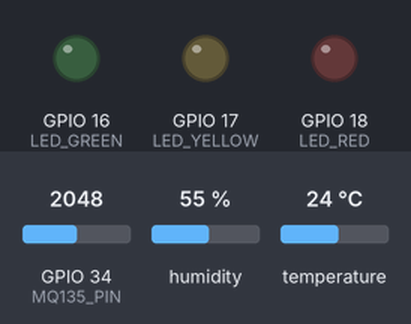
This sketch was run on a simulated ESP32. Shown: output pins drawn as LEDs (lit = HIGH). The test bench sets the inputs (shaded band); at power-on: GPIO 34 (MQ135_PIN) = 2048, humidity 55 %, temperature 24 °C. WiFi joins after 1.5 s; servers stay silent unless stated; uploads are accepted with an empty reply; what the sketch prints to the serial monitor is not drawn.

Above: at 18.2 s.
At 30.2 s:
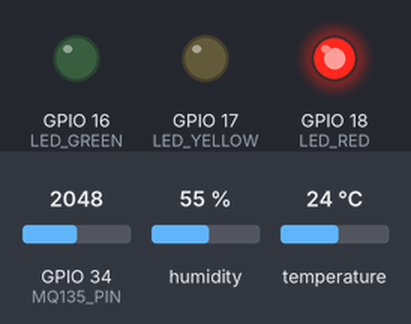
At 30.36 s:
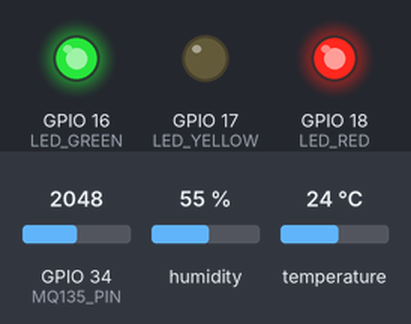
Timing chart, 0 to 40.9 s (numbered marks = the images above):
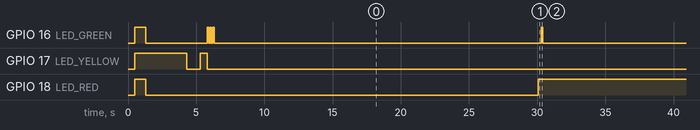

The sketch:

nyarugenge_sensor.ino
```cpp
/**
 * ============================================================
 *  NYARUGENGE MINI MARKET — IoT Sensor Node
 *  Target: ESP32 (any 38-pin or 30-pin variant)
 * ============================================================
 *
 *  WIRING
 *  ──────────────────────────────────────────────────────────
 *  Sensor / Component     ESP32 Pin   Notes
 *  ─────────────────────  ─────────   ──────────────────────
 *  DHT11  DATA            GPIO 4      10kΩ pull-up to 3.3V
 *  DHT11  VCC             3.3V
 *  DHT11  GND             GND
 *
 *  MQ-135 AO (analog)     GPIO 32     ADC1_CH4 (0-3.3V)
 *  MQ-135 VCC             5V          Needs 5V for heater
 *  MQ-135 GND             GND
 *
 *  Green  LED (Normal)    GPIO 16     220Ω resistor to GND
 *  Yellow LED (Warning)   GPIO 17     220Ω resistor to GND
 *  Red    LED (Danger)    GPIO 18     220Ω resistor to GND
 *
 *  ──────────────────────────────────────────────────────────
 *  REQUIRED LIBRARIES (install via Arduino Library Manager)
 *  ──────────────────────────────────────────────────────────
 *  - DHT sensor library  by Adafruit  (v1.4.x)
 *  - Adafruit Unified Sensor          (dependency)
 *  - ArduinoJson                      (v7.x)
 *  - WiFi                             (built-in ESP32)
 *  - HTTPClient                       (built-in ESP32)
 * ============================================================
 */

#include <Arduino.h>
#include <WiFi.h>
#include <HTTPClient.h>
#include <ArduinoJson.h>
#include "DHT.h"

// ─── USER CONFIGURATION ──────────────────────────────────────
// Change these values for each device you deploy

#define WIFI_SSID        "Net"       // ← your WiFi name
#define WIFI_PASSWORD    "00000000"    // ← your WiFi password

// Must match a device registered in the admin dashboard
#define DEVICE_UID       "ESP32-14D412"          // ← unique per device

// Server URL — use your local IP when running XAMPP locally
// e.g. "http://192.168.1.100/NYARUGENGE-Mini-Market/public/api/iot/readings"
// For artisan serve: "http://192.168.1.102:8000/api/iot/readings"
// For production: "https://yourdomain.rw/api/iot/readings"
#define SERVER_URL       "http://192.168.1.102:8000/api/iot/readings"

// How often to send data (milliseconds)
#define SEND_INTERVAL_MS  30000   // 30 seconds

// ─── PIN DEFINITIONS ─────────────────────────────────────────
#define DHT_PIN          4        // DHT11 DATA
#define DHT_TYPE         DHT11

#define MQ135_PIN        34       // MQ-135 Analog Out (ADC1)

#define LED_GREEN        16       // Normal (all values safe)
#define LED_YELLOW       17       // Warning (one value near limit)
#define LED_RED          18       // Danger  (threshold breached)

// ─── THRESHOLDS (local LED logic — mirrors server thresholds) ─
#define TEMP_MAX         35.0f    // °C
#define TEMP_MIN          5.0f    // °C
#define HUMIDITY_MAX     80.0f    // %
#define HUMIDITY_MIN     20.0f    // %
#define GAS_MAX         130.0f    // ppm equivalent (raw ADC mapped)

// MQ-135 raw ADC → ppm mapping (linear approximation)
// Calibrate this for your specific sensor & environment
#define MQ135_ADC_MAX   4095      // ESP32 ADC 12-bit
#define MQ135_PPM_MAX   1000.0f   // ppm at ADC max

// ─── GLOBALS ─────────────────────────────────────────────────
DHT dht(DHT_PIN, DHT_TYPE);

unsigned long lastSendTime = 0;
bool wifiConnected         = false;
int  failCount             = 0;

// ─── FUNCTION DECLARATIONS ───────────────────────────────────
void connectWifi();
float readGasPPM();
void  setStatusLED(float temp, float humidity, float gas);
bool  postReading(float temp, float humidity, float gas);
void  blinkLED(int pin, int times, int delayMs);

// ─────────────────────────────────────────────────────────────
void setup() {
    Serial.begin(115200);
    delay(500);

    Serial.println();
    Serial.println("==============================================");
    Serial.println("  Nyarugenge Mini Market — Sensor Node");
    Serial.print  ("  Device UID : ");
    Serial.println(DEVICE_UID);
    Serial.println("==============================================");

    // LED pins
    pinMode(LED_GREEN,  OUTPUT);
    pinMode(LED_YELLOW, OUTPUT);
    pinMode(LED_RED,    OUTPUT);

    // Boot indication — all LEDs on briefly
    digitalWrite(LED_GREEN,  HIGH);
    digitalWrite(LED_YELLOW, HIGH);
    digitalWrite(LED_RED,    HIGH);
    delay(800);
    digitalWrite(LED_GREEN,  LOW);
    digitalWrite(LED_YELLOW, LOW);
    digitalWrite(LED_RED,    LOW);

    // MQ-135 warm-up (allow ~20s minimum in production)
    Serial.println("[MQ-135] Warming up sensor...");
    // Show yellow during warm-up
    digitalWrite(LED_YELLOW, HIGH);
    delay(3000);   // shortened for dev; increase to 20000 in production
    digitalWrite(LED_YELLOW, LOW);

    // DHT11
    dht.begin();
    Serial.println("[DHT11] Initialized on GPIO " + String(DHT_PIN));

    // WiFi
    connectWifi();

    Serial.println("[READY] Sending every " + String(SEND_INTERVAL_MS / 1000) + "s");
}

// ─────────────────────────────────────────────────────────────
void loop() {
    // Reconnect WiFi if dropped
    if (WiFi.status() != WL_CONNECTED) {
        Serial.println("[WiFi] Connection lost — reconnecting...");
        wifiConnected = false;
        connectWifi();
    }

    unsigned long now = millis();
    if (now - lastSendTime >= SEND_INTERVAL_MS) {
        lastSendTime = now;

        // ── Read sensors ───────────────────────────────────
        float humidity    = dht.readHumidity();
        float temperature = dht.readTemperature();  // Celsius
        float gasPPM      = readGasPPM();

        // Check for DHT read failure
        if (isnan(humidity) || isnan(temperature)) {
            Serial.println("[DHT11] ERROR: Failed to read sensor!");
            blinkLED(LED_RED, 3, 200);
            return;
        }

        // ── Print to serial monitor ────────────────────────
        Serial.println("──────────────────────────────");
        Serial.print  ("  Temperature : "); Serial.print(temperature); Serial.println(" °C");
        Serial.print  ("  Humidity    : "); Serial.print(humidity);    Serial.println(" %");
        Serial.print  ("  Gas Level   : "); Serial.print(gasPPM);      Serial.println(" ppm");
        Serial.print  ("  Raw ADC     : "); Serial.println(analogRead(MQ135_PIN));
        Serial.println("──────────────────────────────");

        // ── Update status LEDs ─────────────────────────────
        setStatusLED(temperature, humidity, gasPPM);

        // ── POST to server ─────────────────────────────────
        if (wifiConnected) {
            bool ok = postReading(temperature, humidity, gasPPM);
            if (ok) {
                failCount = 0;
                // Brief green flash on success
                blinkLED(LED_GREEN, 1, 100);
            } else {
                failCount++;
                Serial.print("[HTTP] Fail count: ");
                Serial.println(failCount);
                // After 5 consecutive failures, blink red
                if (failCount >= 5) {
                    blinkLED(LED_RED, 2, 150);
                }
            }
        } else {
            Serial.println("[HTTP] Skipping — no WiFi");
            blinkLED(LED_YELLOW, 2, 150);
        }
    }
}

// ─────────────────────────────────────────────────────────────
// Connect to WiFi with retry
// ─────────────────────────────────────────────────────────────
void connectWifi() {
    Serial.print("[WiFi] Connecting to ");
    Serial.print(WIFI_SSID);

    WiFi.begin(WIFI_SSID, WIFI_PASSWORD);

    int attempts = 0;
    while (WiFi.status() != WL_CONNECTED && attempts < 20) {
        delay(500);
        Serial.print(".");
        attempts++;
        // Alternate yellow blink during connection
        digitalWrite(LED_YELLOW, (attempts % 2 == 0) ? HIGH : LOW);
    }
    digitalWrite(LED_YELLOW, LOW);

    if (WiFi.status() == WL_CONNECTED) {
        wifiConnected = true;
        Serial.println();
        Serial.print("[WiFi] Connected! IP: ");
        Serial.println(WiFi.localIP());
        blinkLED(LED_GREEN, 3, 100);
    } else {
        wifiConnected = false;
        Serial.println();
        Serial.println("[WiFi] FAILED — will retry on next cycle");
        blinkLED(LED_RED, 5, 100);
    }
}

// ─────────────────────────────────────────────────────────────
// Read MQ-135 and convert raw ADC to approximate ppm
// ─────────────────────────────────────────────────────────────
float readGasPPM() {
    // Average 10 readings for stability
    long   sum     = 0;
    const  int N   = 10;
    for (int i = 0; i < N; i++) {
        sum += analogRead(MQ135_PIN);
        delay(5);
    }
    float avgADC = (float)sum / N;

    // Linear mapping: 0 ADC = 0 ppm, MQ135_ADC_MAX = MQ135_PPM_MAX
    float ppm = (avgADC / MQ135_ADC_MAX) * MQ135_PPM_MAX;

    return ppm;
}

// ─────────────────────────────────────────────────────────────
// Set status LEDs based on current readings
//   Green  = all values within safe range
//   Yellow = any value is within 10% of its limit (warning)
//   Red    = any value has exceeded its limit (danger)
// ─────────────────────────────────────────────────────────────
void setStatusLED(float temp, float humidity, float gas) {
    bool danger  = false;
    bool warning = false;

    // Temperature checks
    if (temp > TEMP_MAX || temp < TEMP_MIN) {
        danger = true;
    } else if (temp > TEMP_MAX * 0.90f || temp < TEMP_MIN * 1.10f) {
        warning = true;
    }

    // Humidity checks
    if (humidity > HUMIDITY_MAX || humidity < HUMIDITY_MIN) {
        danger = true;
    } else if (humidity > HUMIDITY_MAX * 0.90f || humidity < HUMIDITY_MIN * 1.10f) {
        warning = true;
    }

    // Gas checks
    if (gas > GAS_MAX) {
        danger = true;
    } else if (gas > GAS_MAX * 0.85f) {
        warning = true;
    }

    // Apply LED state
    if (danger) {
        digitalWrite(LED_GREEN,  LOW);
        digitalWrite(LED_YELLOW, LOW);
        digitalWrite(LED_RED,    HIGH);
        Serial.println("[LED] 🔴 DANGER — threshold exceeded");
    } else if (warning) {
        digitalWrite(LED_GREEN,  LOW);
        digitalWrite(LED_YELLOW, HIGH);
        digitalWrite(LED_RED,    LOW);
        Serial.println("[LED] 🟡 WARNING — approaching limit");
    } else {
        digitalWrite(LED_GREEN,  HIGH);
        digitalWrite(LED_YELLOW, LOW);
        digitalWrite(LED_RED,    LOW);
        Serial.println("[LED] 🟢 NORMAL — all values safe");
    }
}

// ─────────────────────────────────────────────────────────────
// POST sensor reading to the web server API
// Endpoint: POST /api/iot/readings
// ─────────────────────────────────────────────────────────────
bool postReading(float temp, float humidity, float gas) {
    HTTPClient http;
    http.begin(SERVER_URL);
    http.addHeader("Content-Type", "application/json");
    http.addHeader("Accept",       "application/json");
    http.setTimeout(10000); // 10s timeout

    // Build JSON payload
    StaticJsonDocument<256> doc;
    doc["device_uid"]  = DEVICE_UID;
    doc["temperature"] = round(temp * 100.0f) / 100.0f;   // 2 decimal places
    doc["humidity"]    = round(humidity * 100.0f) / 100.0f;
    doc["gas_level"]   = round(gas * 100.0f) / 100.0f;

    String payload;
    serializeJson(doc, payload);

    Serial.print("[HTTP] POST → ");
    Serial.println(SERVER_URL);
    Serial.print("[HTTP] Body: ");
    Serial.println(payload);

    int httpCode = http.POST(payload);

    if (httpCode > 0) {
        String response = http.getString();
        Serial.print("[HTTP] Response ");
        Serial.print(httpCode);
        Serial.print(": ");
        Serial.println(response);
        http.end();
        return (httpCode == 201 || httpCode == 200);
    } else {
        Serial.print("[HTTP] ERROR: ");
        Serial.println(http.errorToString(httpCode));
        http.end();
        return false;
    }
}

// ─────────────────────────────────────────────────────────────
// Blink a single LED N times
// ─────────────────────────────────────────────────────────────
void blinkLED(int pin, int times, int delayMs) {
    bool prevState = digitalRead(pin);
    for (int i = 0; i < times; i++) {
        digitalWrite(pin, HIGH);
        delay(delayMs);
        digitalWrite(pin, LOW);
        delay(delayMs);
    }
    digitalWrite(pin, prevState);  // restore previous state
}
```

Measured:
- by itself, GPIO 16 (LED_GREEN): HIGH → LOW at 1.3 s, → HIGH 4.5 s later, → LOW 0.10 s later, → HIGH 0.10 s later, … (15 changes in this stretch)
- by itself, GPIO 18 (LED_RED): HIGH → LOW at 1.3 s, → HIGH 28.8 s later
